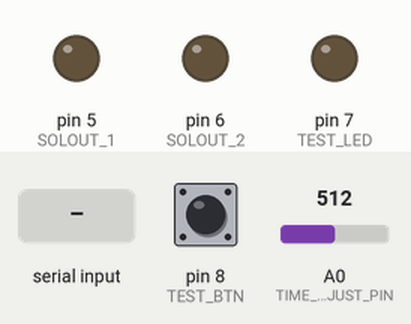
Recording of a sketch running on a simulated Arduino Uno, built with avr-gcc and run on an emulated ATmega328P. Parts: output pins drawn as LEDs (lit = HIGH). Inputs (shaded band) come from the test bench; at power-on: pin 8 (TEST_BTN) HIGH, A0 (TIME_ADJUST_PIN) = 512.

Above: at 1.2 s.
1.3 s: pin 8 (TEST_BTN) pulled LOW for 0.15 s
At 1.7 s:
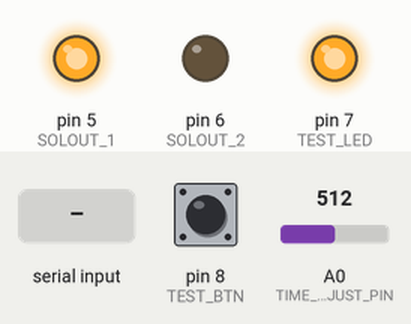
4.4 s: byte 1 (1) received over Serial
At 7.2 s:
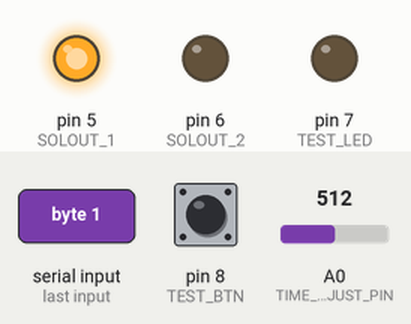
7.4 s: byte 2 (2) received over Serial
At 10.1 s:
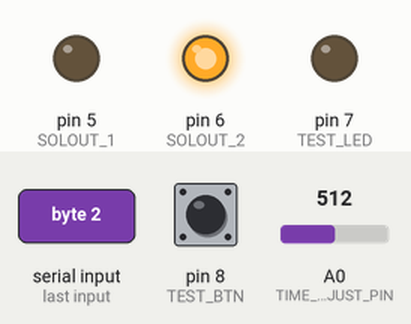
10.4 s: pin 8 (TEST_BTN) pulled LOW for 3.2 s
At 15.9 s:
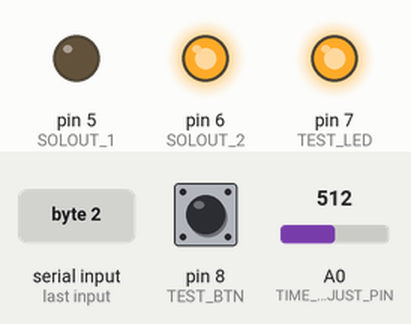
Timing chart, 0 to 18.8 s (numbered marks = the images above; inputs shaded):
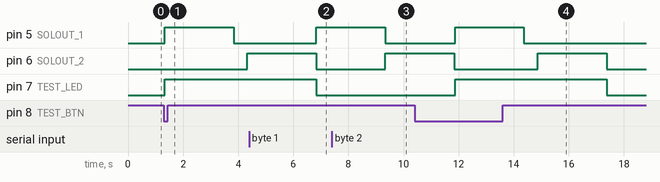

Measured:
- after the input at 1.3 s, pin 5 (SOLOUT_1): LOW → HIGH at once, → LOW 2.5 s later; pin 6 (SOLOUT_2): LOW → HIGH after 3.0 s; pin 7 (TEST_LED): LOW → HIGH at once
- after the input at 4.4 s, pin 5 (SOLOUT_1): LOW → HIGH after 2.4 s
- after the input at 7.4 s, pin 6 (SOLOUT_2): LOW → HIGH after 1.9 s
- after the input at 10.4 s, pin 5 (SOLOUT_1): LOW → HIGH after 1.5 s, → LOW 2.5 s later; pin 7 (TEST_LED): LOW → HIGH after 1.5 s, → LOW 5.5 s later

The sketch:

holiday_drinking_game.ino
```cpp
/*
 * Holiday Drinking Game
 * Bottle Controller - this code takes input from whatever game is set up
 * and controls the solenoid valves
 * SVA IxD MFA, Physical Computing
 * Fall 2012
 * Steve Faletti, Tyler Davidson
 * December 2012
*/

// solenoid valve control pins and variables
const int SOLOUT_1 = 5;
const int SOLOUT_2 = 6;
int solVal = 0;

//test and calibrate pins
const int TIME_ADJUST_PIN = A0;
int timeVal = 0;
const int TEST_BTN = 8;
const int TEST_LED = 7;
boolean testBtnVal = true;

//timing variable
unsigned long prevMillis;

void setup(){
  Serial.begin(9600);
  pinMode(SOLOUT_1, OUTPUT);
  pinMode(SOLOUT_2, OUTPUT);
  pinMode(TEST_LED, OUTPUT);
  pinMode(TEST_BTN, INPUT_PULLUP);
  prevMillis = millis();
}

void loop(){
  timeVal = analogRead(TIME_ADJUST_PIN);
  timeVal = map(timeVal, 0, 1023, 0, 5000); // how should we set the pour time? Do we need better feedback?
  testBtnVal = digitalRead(TEST_BTN);
  if (solVal > 0){
    switch (solVal){
    case 1:
      digitalWrite(SOLOUT_1, HIGH);
      delay(timeVal);
      digitalWrite(SOLOUT_1, LOW);
      break;
    case 2:
      digitalWrite(SOLOUT_2, HIGH);
      delay(timeVal);
      digitalWrite(SOLOUT_2, LOW);
      break;
    }
    solVal = 0; //reset solenoid value
    prevMillis = millis(); //reset timer for next test button press
  }
  else if (!testBtnVal){ //button is pressed
    if (millis()-prevMillis > 30){ //button debounced, run test sequence
      digitalWrite(TEST_LED, HIGH);
      digitalWrite(SOLOUT_1, HIGH);
      delay(timeVal);
      digitalWrite(SOLOUT_1, LOW);
      delay(500);
      digitalWrite(SOLOUT_2, HIGH);
      delay(timeVal);
      digitalWrite(SOLOUT_2, LOW);
      digitalWrite(TEST_LED, LOW);
      prevMillis = millis(); //reset timer for next test button press
    }
  }
  else {
    prevMillis = millis(); //reset timer for next test button press
  }
}

void serialEvent(){
  solVal = Serial.read(); //should be a 1 or 2 to trigger the pouring sequence
  //TODO account for dropped data packets. async communication so only one packet sent
}
```
